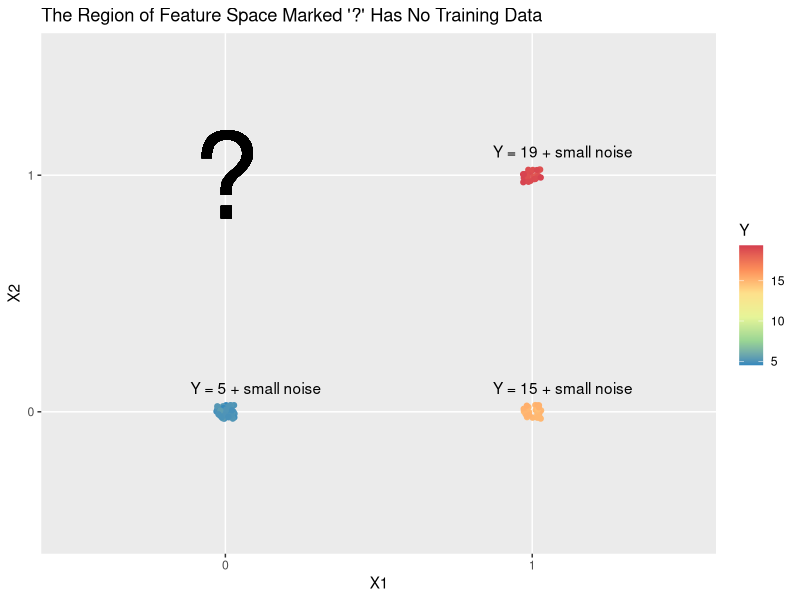
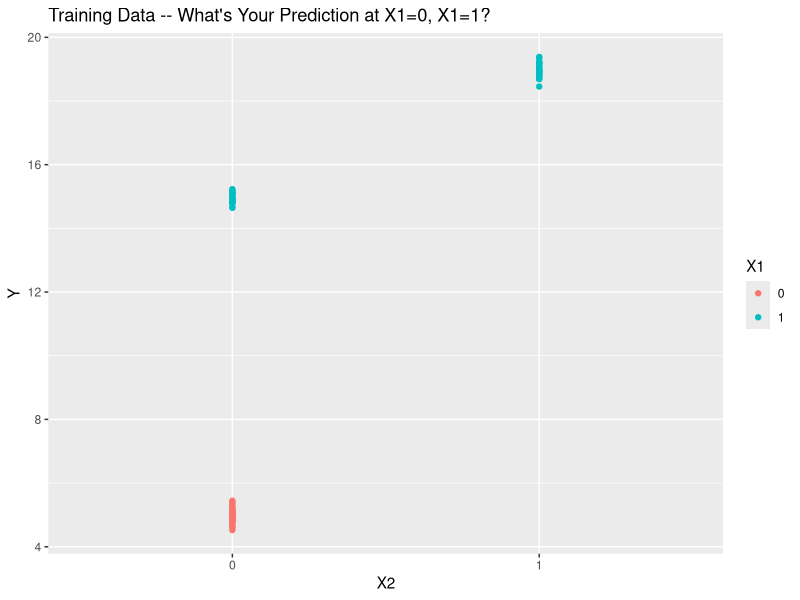
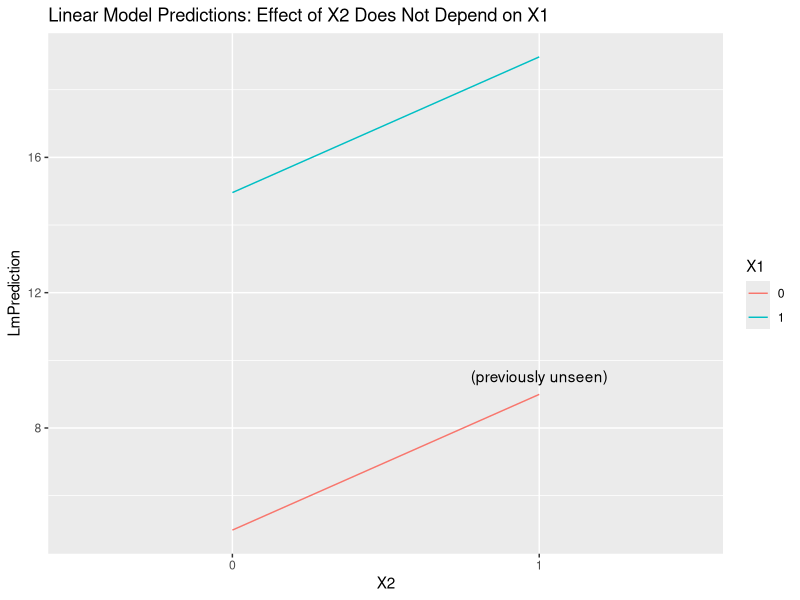
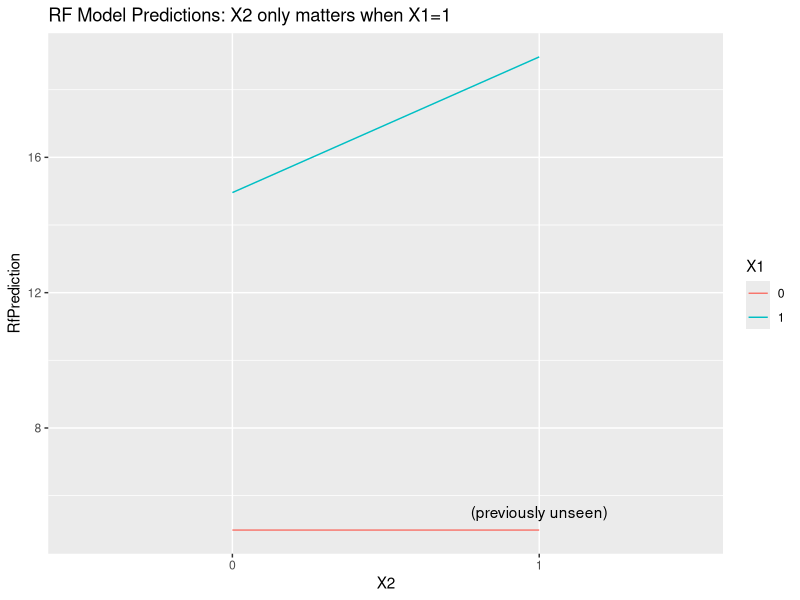

Write the R code that produced these figures, in order.
## ---- chunk 1
library(ggplot2)
library(knitr)
library(dplyr)
ColorScale <- function(...) {
  return(scale_color_gradientn(colours = c('#3288bd','#99d594','#e6f598', '#fee08b', '#fc8d59', '#d53e4f'), na.value="lightgrey", ...))
  }


nTrain <- 100
X1 <- sample(c(0, 1), size=nTrain, replace=TRUE)
X2 <- ifelse(X1 == 0, 0, sample(c(0, 1), size=nTrain, replace=TRUE))
train <- data.frame(X1, X2, stringsAsFactors=TRUE)

beta0 <- 5
beta1 <- 10
beta2 <- 4

train$Y <-  beta0 + beta1*X1 + beta2*X2

uniques <- train %>% group_by(X1, X2) %>% summarise(Y = mean(Y), NumTrain = n())
train$Y <- train$Y + rnorm(n=nTrain, sd=.2)
uniques$Y <- sprintf("Y = %d + small noise", uniques$Y)
uniquesWithQuestionMark <- rbind(uniques, data.frame(X1 = 0, X2 = 1, Y = "?", NumTrain = 0)) %>% rename("N Training Rows:" = NumTrain) %>% 
  data.frame(check.names=FALSE)

uniquesForLabelingPlot <- transform(uniques, X1 = X1 + 1.1, X2 = X2 + 1.1)

ggplot(train) + 
  geom_point(aes(x=factor(X1), y=factor(X2), color=Y), position=position_jitter(.03, .03)) + 
  geom_text(aes(x=factor(0), y=factor(1), label=I("?")), size=30) +
  geom_text(aes(x=X1, y=X2, label=Y), data=uniquesForLabelingPlot) +
  ColorScale() + 
  ggtitle("The Region of Feature Space Marked '?' Has No Training Data") + 
  xlab("X1") + ylab("X2")

## ---- chunk 2
library(xtable)
print(xtable(uniquesWithQuestionMark, digits=rep(0,5), align=rep("c", 5)), type="html", include.rownames=FALSE)
## ---- chunk 3
ggplot(train) +
  geom_point(aes(x=factor(X2), y=Y, color=factor(X1))) +
  xlab("X2") +
  scale_color_discrete(name = "X1") +
  ggtitle("Training Data -- What's Your Prediction at X1=0, X1=1?")
## ---- chunk 4
lmFit <- lm(Y ~ X1 + X2, data = train)
## ---- chunk 5
backtick <- '`'
## ---- chunk 6
predictionFeatures <- expand.grid(X1 = 0:1,  X2 = 0:1)
predictionFeatures$Unseen <- with(predictionFeatures, X1==0 & X2 == 1)
predictions <- transform(predictionFeatures, LmPrediction = predict(lmFit, predictionFeatures))

ggplot(predictions, aes(x=factor(X2), y=LmPrediction)) + 
  geom_line(aes(color=factor(X1), group=X1)) +  
  geom_text(aes(label="(previously unseen)"), vjust=-1, data=subset(predictions, Unseen)) +  
  ggtitle("Linear Model Predictions: Effect of X2 Does Not Depend on X1") + 
  xlab("X2") +
  scale_color_discrete(name = "X1")

## ---- chunk 7
library(randomForest)
## ---- chunk 8
rfFit <- randomForest(Y ~ X1 + X2, data = train, mtry=2)
## ---- chunk 9
predictions$RfPrediction <- predict(rfFit, predictions)
ggplot(predictions, aes(x=factor(X2), y=RfPrediction)) + 
  geom_line(aes(color=factor(X1), group=X1)) +  
  geom_text(aes(label="(previously unseen)"), vjust=-1, data=subset(predictions, Unseen)) +
  ggtitle("RF Model Predictions: X2 only matters when X1=1") + 
  xlab("X2") +
  scale_color_discrete(name = "X1")

